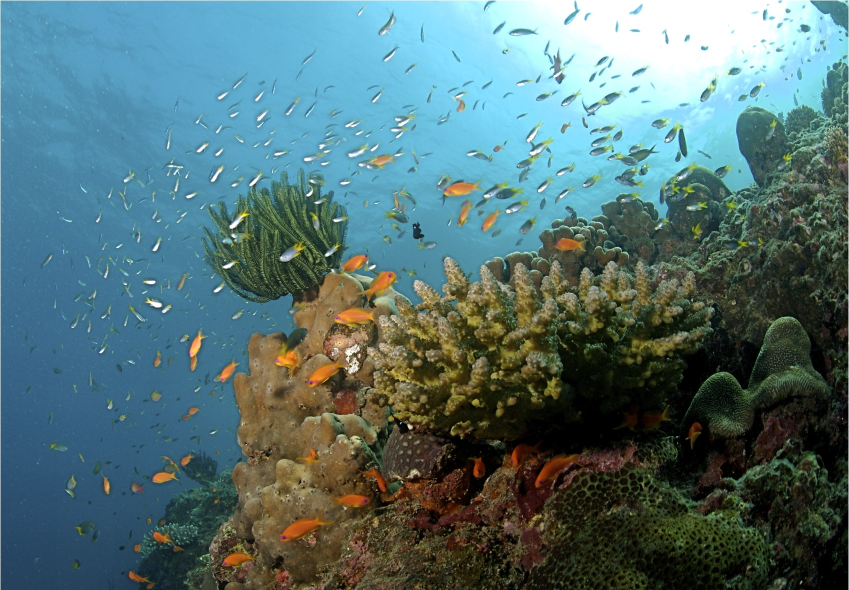
#> input picture resources/ImageMetadataFromVideo_ExampleVideo_mp4_00-01-30-000.jpg, 1698 x 1180 px, given in place of Frame at 00-00-16.jpg, which was not available (shown at 1/2 size)
$ python text_overlay_txt-input.py
#> lines starting #> are read from the running program, lines starting #| are printed output that depends on the picture; pictures that were not available may be replaced by others from this repository, and a replacement may not be noted
from PIL import Image, ImageFont, ImageDraw

my_image = Image.open("/Users/ronaldseidel/PycharmProjects/venv_waterkant.coding23/data/Frame at 00-00-16.jpg")
#> my_image is the input picture: PIL image 1698x1180 RGB; mean R, G, B 83.5, 113.3, 115.1

foreground = Image.open("/Users/ronaldseidel/PycharmProjects/venv_waterkant.coding23/data/Frame at 00-00-16_overlay-black-background.png")
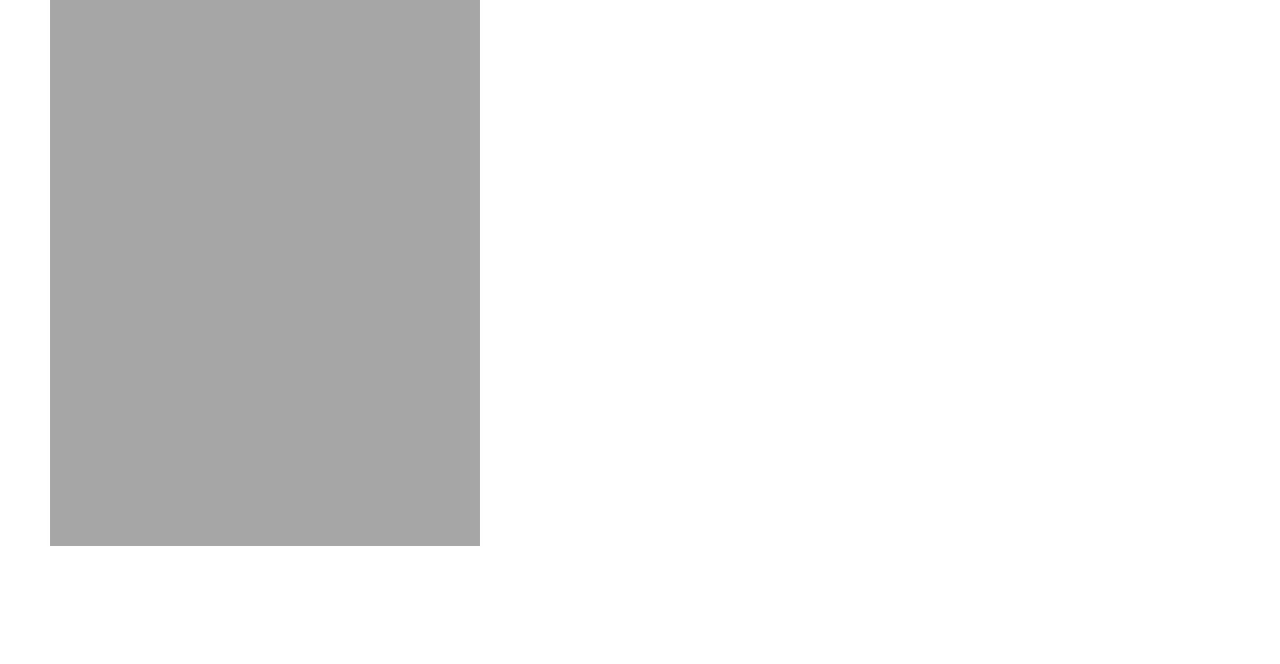
#> input picture resources/Frame at 00-00-16_overlay-black-background.png, 1280 x 664 px, found by its file name
#> foreground is the input picture: PIL image 1280x664 RGBA; mean R, G, B, A 1.3, 1.3, 1.3, 25.5
my_image.paste(foreground, (0, 0), foreground)
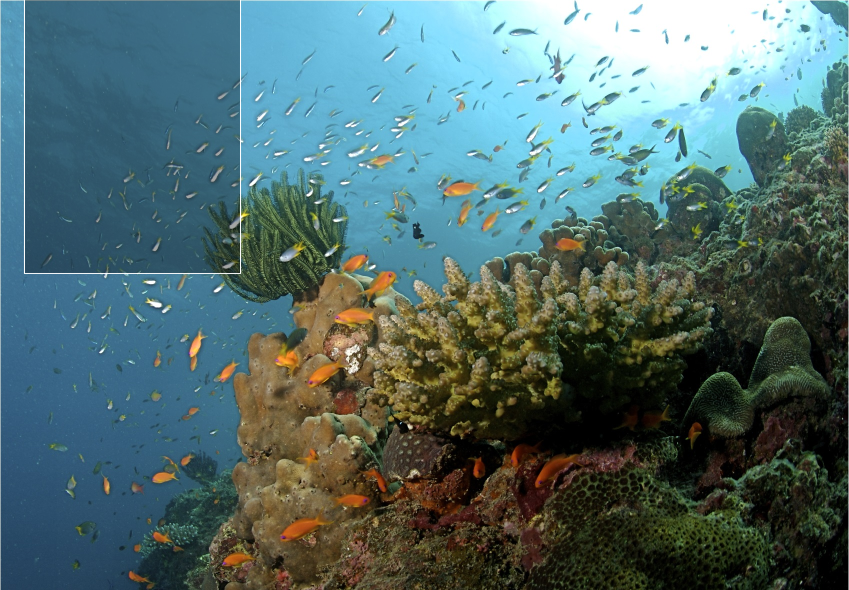
#> my_image: PIL image 1698x1180 RGB (shown at 1/2 size); mean R, G, B 80.3, 107.5, 108

font_trivial = ImageFont.truetype('/Users/ronaldseidel/PycharmProjects/venv_waterkant.coding23/data/Arial Black.ttf', 50)
font_species = ImageFont.truetype('/Users/ronaldseidel/PycharmProjects/venv_waterkant.coding23/data/Arial Italic.ttf', 31)
font_facts = ImageFont.truetype('/Users/ronaldseidel/PycharmProjects/venv_waterkant.coding23/data/Arial.ttf', 20)


trivial = "Tigershark"
species = "Galeocerdo cuvier"
facts = "- ground shark and large macropredator \n\n- solitary, mostly nocturnal hunter \n\n- widest food spectrum of all sharks \n\n\nLength: 3-6m \n\nWeight: 175-900kg \n\nDiet: fish, birds, squid, turtles, sea snakes, \n    dolphins – and garbage \n\nHabitat: close to the coast, mainly in \n    tropical and subtropical waters"

image_editable = ImageDraw.Draw(my_image)
image_editable.text((80,15), trivial, (237, 230, 211), font=font_trivial)
image_editable.text((140,80), species, (237, 230, 211), font=font_species)
image_editable.text((80,155), facts, (237, 230, 211), font=font_facts)


my_image.save("frame_with_text_from_pillow2.jpg")
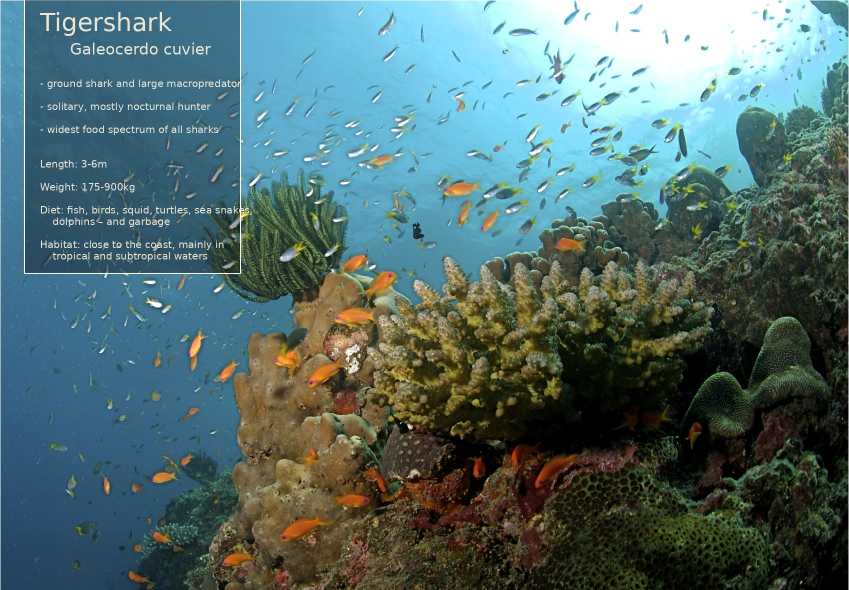
#> saved as frame_with_text_from_pillow2.jpg: PIL image 1698x1180 RGB (shown at 1/2 size); mean R, G, B 81.8, 108.5, 108.8
